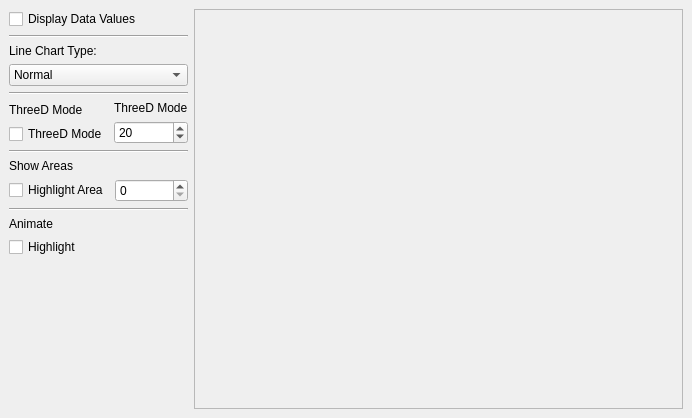
<ui version="4.0" >
 <author></author>
 <comment></comment>
 <exportmacro></exportmacro>
 <class>MainWindow</class>
 <widget class="QWidget" name="MainWindow" >
  <property name="geometry" >
   <rect>
    <x>0</x>
    <y>0</y>
    <width>692</width>
    <height>408</height>
   </rect>
  </property>
  <property name="windowTitle" >
   <string>Line Chart </string>
  </property>
  <property name="windowIcon" >
   <iconset/>
  </property>
  <layout class="QGridLayout" >
   <property name="margin" >
    <number>9</number>
   </property>
   <property name="spacing" >
    <number>6</number>
   </property>
   <item row="0" column="0" >
    <layout class="QVBoxLayout" >
     <property name="margin" >
      <number>0</number>
     </property>
     <property name="spacing" >
      <number>6</number>
     </property>
     <item>
      <widget class="QCheckBox" name="paintValuesCB" >
       <property name="text" >
        <string>Display Data Values</string>
       </property>
      </widget>
     </item>
     <item>
      <widget class="Line" name="line_3" >
       <property name="orientation" >
        <enum>Qt::Horizontal</enum>
       </property>
      </widget>
     </item>
     <item>
      <layout class="QVBoxLayout" >
       <property name="margin" >
        <number>0</number>
       </property>
       <property name="spacing" >
        <number>6</number>
       </property>
       <item>
        <widget class="QLabel" name="lineTypeLB" >
         <property name="text" >
          <string>Line Chart Type:</string>
         </property>
        </widget>
       </item>
       <item>
        <widget class="QComboBox" name="lineTypeCB" >
         <item>
          <property name="text" >
           <string>Normal</string>
          </property>
         </item>
         <item>
          <property name="text" >
           <string>Stacked</string>
          </property>
         </item>
         <item>
          <property name="text" >
           <string>Percent</string>
          </property>
         </item>
        </widget>
       </item>
      </layout>
     </item>
     <item>
      <widget class="Line" name="line" >
       <property name="orientation" >
        <enum>Qt::Horizontal</enum>
       </property>
      </widget>
     </item>
     <item>
      <layout class="QHBoxLayout" >
       <property name="margin" >
        <number>0</number>
       </property>
       <property name="spacing" >
        <number>6</number>
       </property>
       <item>
        <layout class="QVBoxLayout" >
         <property name="margin" >
          <number>0</number>
         </property>
         <property name="spacing" >
          <number>6</number>
         </property>
         <item>
          <widget class="QLabel" name="threeDLabel" >
           <property name="text" >
            <string>ThreeD Mode</string>
           </property>
          </widget>
         </item>
         <item>
          <widget class="QCheckBox" name="threeDModeCB" >
           <property name="text" >
            <string>ThreeD Mode</string>
           </property>
          </widget>
         </item>
        </layout>
       </item>
       <item>
        <layout class="QVBoxLayout" >
         <property name="margin" >
          <number>0</number>
         </property>
         <property name="spacing" >
          <number>6</number>
         </property>
         <item>
          <widget class="QLabel" name="depthLabel" >
           <property name="text" >
            <string>ThreeD Mode</string>
           </property>
          </widget>
         </item>
         <item>
          <widget class="QSpinBox" name="depthSB" >
           <property name="maximum" >
            <number>99</number>
           </property>
           <property name="value" >
            <number>20</number>
           </property>
          </widget>
         </item>
        </layout>
       </item>
      </layout>
     </item>
     <item>
      <widget class="Line" name="line_4" >
       <property name="orientation" >
        <enum>Qt::Horizontal</enum>
       </property>
      </widget>
     </item>
     <item>
      <layout class="QVBoxLayout" >
       <property name="margin" >
        <number>0</number>
       </property>
       <property name="spacing" >
        <number>6</number>
       </property>
       <item>
        <widget class="QLabel" name="penLabel" >
         <property name="text" >
          <string>Show Areas</string>
         </property>
        </widget>
       </item>
       <item>
        <layout class="QHBoxLayout" >
         <property name="margin" >
          <number>0</number>
         </property>
         <property name="spacing" >
          <number>6</number>
         </property>
         <item>
          <widget class="QCheckBox" name="highlightAreaCB" >
           <property name="text" >
            <string>Highlight Area</string>
           </property>
          </widget>
         </item>
         <item>
          <widget class="QSpinBox" name="highlightAreaSB" >
           <property name="maximum" >
            <number>3</number>
           </property>
          </widget>
         </item>
        </layout>
       </item>
      </layout>
     </item>
     <item>
      <widget class="Line" name="line_2" >
       <property name="orientation" >
        <enum>Qt::Horizontal</enum>
       </property>
      </widget>
     </item>
     <item>
      <layout class="QVBoxLayout" >
       <property name="margin" >
        <number>0</number>
       </property>
       <property name="spacing" >
        <number>6</number>
       </property>
       <item>
        <widget class="QLabel" name="threeDLB" >
         <property name="text" >
          <string>Animate</string>
         </property>
        </widget>
       </item>
       <item>
        <widget class="QCheckBox" name="animateAreasCB" >
         <property name="text" >
          <string>Highlight</string>
         </property>
        </widget>
       </item>
       <item>
        <layout class="QHBoxLayout" >
         <property name="margin" >
          <number>0</number>
         </property>
         <property name="spacing" >
          <number>6</number>
         </property>
        </layout>
       </item>
      </layout>
     </item>
     <item>
      <spacer>
       <property name="orientation" >
        <enum>Qt::Vertical</enum>
       </property>
       <property name="sizeHint" >
        <size>
         <width>159</width>
         <height>91</height>
        </size>
       </property>
      </spacer>
     </item>
    </layout>
   </item>
   <item row="0" column="1" >
    <widget class="QSplitter" name="splitter" >
     <property name="orientation" >
      <enum>Qt::Horizontal</enum>
     </property>
     <widget class="QFrame" name="chartFrame" >
      <property name="minimumSize" >
       <size>
        <width>300</width>
        <height>400</height>
       </size>
      </property>
      <property name="frameShape" >
       <enum>QFrame::StyledPanel</enum>
      </property>
      <property name="frameShadow" >
       <enum>QFrame::Raised</enum>
      </property>
     </widget>
    </widget>
   </item>
  </layout>
 </widget>
 <pixmapfunction></pixmapfunction>
 <resources>
  <include location="LineChart" />
 </resources>
 <connections/>
</ui>
